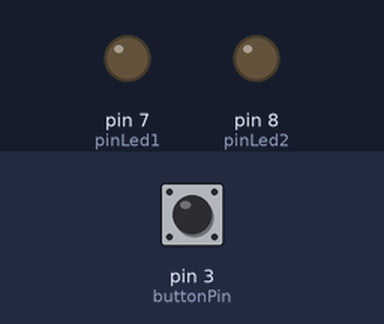
A sketch run on a simulated Arduino Uno, built with avr-gcc and run on an emulated ATmega328P. Shown: output pins drawn as LEDs (lit = HIGH). The test bench sets the inputs (shaded band); at power-on: pin 3 (buttonPin) LOW. Random numbers use the default seed unless the sketch sets one.

Above: at 0.1 s.
At 16.1 s:
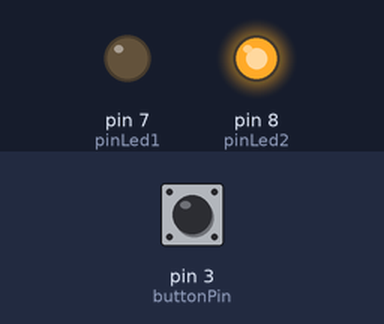
At 38.1 s:
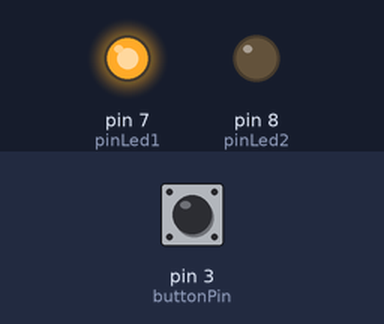
Timing chart, 0 to 39.6 s (numbered marks = the images above):
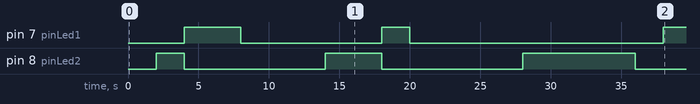

Measured:
- by itself, pin 7 (pinLed1): goes HIGH 4.0 s, LOW 10.0 s, HIGH 2.0 s, LOW 18.0 s, then HIGH
- by itself, pin 8 (pinLed2): goes HIGH 2.0 s, LOW 10.0 s, HIGH 4.0 s, LOW 10.0 s, HIGH 8.0 s, then LOW

The sketch:

random.ino
```cpp
int pinLed1 = 7;     // the number of the red Led pin
int pinLed2 = 8;     // the number of the yellow Led pin
int buttonPin = 3;   // the number of the pushbutton pin
long randomNumber;   // variable for reading the pushbutton status
int buttonState = 1; // variable for reading the pushbutton status


void setup() {

  pinMode(pinLed1, OUTPUT);  // initialize the LED pin as an output
  pinMode(pinLed2, OUTPUT);  // initialize the LED pin as an output
  pinMode(buttonPin, INPUT); // initialize the pushbutton pin as an input

  randomSeed( analogRead(A2));  // use randomSeed() to initialize the random number
  }                             // generator with a random input,
                                // such as analogRead() on an unconnected pin.
void loop() {
  int buttonState = digitalRead(buttonPin); // read the state of the pushbutton value

   switch (buttonState) {          // switch two options
   case 1:                         // option 1
   digitalWrite( pinLed1, 0);      // turn red LED off
   digitalWrite( pinLed2, 0);      // turn yellow LED off
   break;
   case 0:                         // option 0
   randomNumber = random(5,9);     // random range
   digitalWrite(randomNumber, 1);  // turn random LED on
   delay(2000);
   digitalWrite(randomNumber, 0);  // turn random LED off
   break;
   }

}
```
